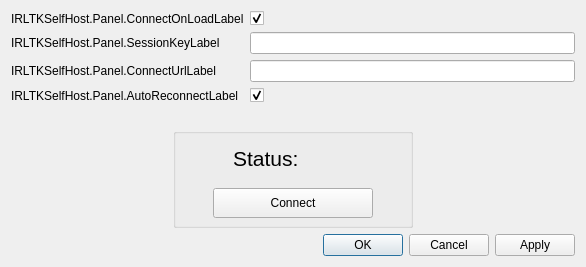
<?xml version="1.0" encoding="UTF-8"?>
<ui version="4.0">
 <class>SettingsDialog</class>
 <widget class="QDialog" name="SettingsDialog">
  <property name="geometry">
   <rect>
    <x>0</x>
    <y>0</y>
    <width>586</width>
    <height>267</height>
   </rect>
  </property>
  <property name="minimumSize">
   <size>
    <width>586</width>
    <height>267</height>
   </size>
  </property>
  <property name="maximumSize">
   <size>
    <width>586</width>
    <height>287</height>
   </size>
  </property>
  <property name="windowTitle">
   <string>IRLTKSelfHost.Panel.DialogTitle</string>
  </property>
  <property name="sizeGripEnabled">
   <bool>false</bool>
  </property>
  <layout class="QVBoxLayout" name="verticalLayout">
   <property name="sizeConstraint">
    <enum>QLayout::SetDefaultConstraint</enum>
   </property>
   <item>
    <layout class="QFormLayout" name="formLayout">
     <item row="1" column="0">
      <widget class="QLabel" name="connectOnLoadLabel">
       <property name="text">
        <string>IRLTKSelfHost.Panel.ConnectOnLoadLabel</string>
       </property>
      </widget>
     </item>
     <item row="1" column="1">
      <widget class="QCheckBox" name="connectOnLoad">
       <property name="text">
        <string/>
       </property>
       <property name="checked">
        <bool>true</bool>
       </property>
      </widget>
     </item>
     <item row="2" column="0">
      <widget class="QLabel" name="sessionKeyLabel">
       <property name="text">
        <string>IRLTKSelfHost.Panel.SessionKeyLabel</string>
       </property>
      </widget>
     </item>
     <item row="2" column="1">
      <widget class="QLineEdit" name="sessionKey">
       <property name="maxLength">
        <number>64</number>
       </property>
       <property name="echoMode">
        <enum>QLineEdit::Password</enum>
       </property>
      </widget>
     </item>
     <item row="3" column="0">
      <widget class="QLabel" name="connectUrlLabel">
       <property name="text">
        <string>IRLTKSelfHost.Panel.ConnectUrlLabel</string>
       </property>
      </widget>
     </item>
     <item row="3" column="1">
      <widget class="QLineEdit" name="connectUrl"/>
     </item>
     <item row="4" column="0">
      <widget class="QLabel" name="autoReconnectLabel">
       <property name="text">
        <string>IRLTKSelfHost.Panel.AutoReconnectLabel</string>
       </property>
      </widget>
     </item>
     <item row="4" column="1">
      <widget class="QCheckBox" name="autoReconnect">
       <property name="text">
        <string/>
       </property>
       <property name="checked">
        <bool>true</bool>
       </property>
      </widget>
     </item>
    </layout>
   </item>
   <item>
    <layout class="QHBoxLayout" name="horizontalLayout">
     <item>
      <spacer name="horizontalSpacer">
       <property name="orientation">
        <enum>Qt::Horizontal</enum>
       </property>
       <property name="sizeHint" stdset="0">
        <size>
         <width>40</width>
         <height>20</height>
        </size>
       </property>
      </spacer>
     </item>
     <item>
      <widget class="QGroupBox" name="groupBox">
       <property name="minimumSize">
        <size>
         <width>240</width>
         <height>100</height>
        </size>
       </property>
       <property name="maximumSize">
        <size>
         <width>240</width>
         <height>100</height>
        </size>
       </property>
       <property name="styleSheet">
        <string notr="true"/>
       </property>
       <widget class="QLabel" name="connectionStatus">
        <property name="geometry">
         <rect>
          <x>130</x>
          <y>10</y>
          <width>40</width>
          <height>40</height>
         </rect>
        </property>
        <property name="minimumSize">
         <size>
          <width>40</width>
          <height>40</height>
         </size>
        </property>
        <property name="maximumSize">
         <size>
          <width>40</width>
          <height>40</height>
         </size>
        </property>
        <property name="pixmap">
         <pixmap resource="../../resources.qrc">:/logos/times</pixmap>
        </property>
        <property name="scaledContents">
         <bool>true</bool>
        </property>
       </widget>
       <widget class="QPushButton" name="connectDisconnect">
        <property name="geometry">
         <rect>
          <x>40</x>
          <y>60</y>
          <width>160</width>
          <height>30</height>
         </rect>
        </property>
        <property name="minimumSize">
         <size>
          <width>160</width>
          <height>30</height>
         </size>
        </property>
        <property name="maximumSize">
         <size>
          <width>160</width>
          <height>30</height>
         </size>
        </property>
        <property name="styleSheet">
         <string notr="true">margin-top:0px;</string>
        </property>
        <property name="text">
         <string>Connect</string>
        </property>
       </widget>
       <widget class="QLabel" name="label">
        <property name="geometry">
         <rect>
          <x>60</x>
          <y>10</y>
          <width>65</width>
          <height>41</height>
         </rect>
        </property>
        <property name="text">
         <string>&lt;html&gt;&lt;head/&gt;&lt;body&gt;&lt;p&gt;&lt;span style=&quot; font-size:16pt;&quot;&gt;Status:&lt;/span&gt;&lt;/p&gt;&lt;/body&gt;&lt;/html&gt;</string>
        </property>
       </widget>
      </widget>
     </item>
     <item>
      <spacer name="horizontalSpacer_2">
       <property name="orientation">
        <enum>Qt::Horizontal</enum>
       </property>
       <property name="sizeHint" stdset="0">
        <size>
         <width>40</width>
         <height>20</height>
        </size>
       </property>
      </spacer>
     </item>
    </layout>
   </item>
   <item>
    <widget class="QDialogButtonBox" name="buttonBox">
     <property name="enabled">
      <bool>true</bool>
     </property>
     <property name="orientation">
      <enum>Qt::Horizontal</enum>
     </property>
     <property name="standardButtons">
      <set>QDialogButtonBox::Apply|QDialogButtonBox::Cancel|QDialogButtonBox::Ok</set>
     </property>
     <property name="centerButtons">
      <bool>false</bool>
     </property>
    </widget>
   </item>
  </layout>
 </widget>
 <resources>
  <include location="../../resources.qrc"/>
 </resources>
 <connections>
  <connection>
   <sender>buttonBox</sender>
   <signal>rejected()</signal>
   <receiver>SettingsDialog</receiver>
   <slot>reject()</slot>
   <hints>
    <hint type="sourcelabel">
     <x>265</x>
     <y>433</y>
    </hint>
    <hint type="destinationlabel">
     <x>265</x>
     <y>227</y>
    </hint>
   </hints>
  </connection>
 </connections>
</ui>
